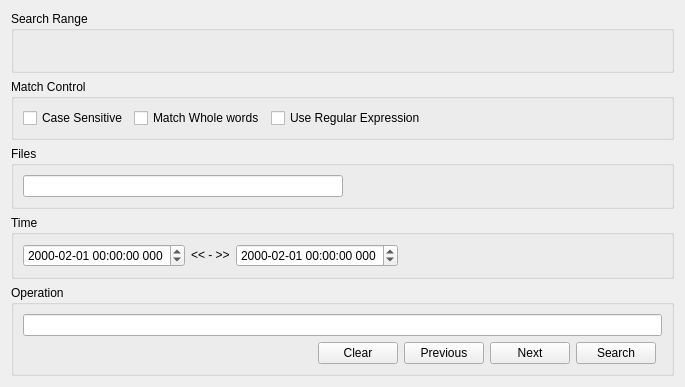
<?xml version="1.0" encoding="UTF-8"?>
<!-- SPDX-FileCopyrightText: 2025 zhang hongyuan <2063218120@qq.com> -->
<!-- SPDX-License-Identifier: MIT -->
<ui version="4.0">
 <class>SearchWG</class>
 <widget class="QWidget" name="SearchWG">
  <property name="geometry">
   <rect>
    <x>0</x>
    <y>0</y>
    <width>685</width>
    <height>387</height>
   </rect>
  </property>
  <property name="windowTitle">
   <string>Form</string>
  </property>
  <layout class="QVBoxLayout" name="verticalLayout">
   <item>
    <widget class="QGroupBox" name="search_range_groupBox">
     <property name="title">
      <string>Search Range</string>
     </property>
    </widget>
   </item>
   <item>
    <widget class="QGroupBox" name="match_control_groupBox">
     <property name="title">
      <string>Match Control</string>
     </property>
     <layout class="QHBoxLayout" name="horizontalLayout_3">
      <item>
       <widget class="QCheckBox" name="case_sensitive_cbx">
        <property name="text">
         <string>Case Sensitive</string>
        </property>
       </widget>
      </item>
      <item>
       <widget class="QCheckBox" name="match_whole_word_cbx">
        <property name="text">
         <string>Match Whole words</string>
        </property>
       </widget>
      </item>
      <item>
       <widget class="QCheckBox" name="use_regular_express_cbx">
        <property name="text">
         <string>Use Regular Expression</string>
        </property>
       </widget>
      </item>
      <item>
       <spacer name="horizontalSpacer">
        <property name="orientation">
         <enum>Qt::Horizontal</enum>
        </property>
        <property name="sizeHint" stdset="0">
         <size>
          <width>280</width>
          <height>20</height>
         </size>
        </property>
       </spacer>
      </item>
     </layout>
    </widget>
   </item>
   <item>
    <widget class="QGroupBox" name="file_groupBox">
     <property name="title">
      <string>Files</string>
     </property>
     <layout class="QHBoxLayout" name="horizontalLayout_4" stretch="1,1">
      <item>
       <widget class="QLineEdit" name="file_filter_le"/>
      </item>
      <item>
       <spacer name="horizontalSpacer_4">
        <property name="orientation">
         <enum>Qt::Horizontal</enum>
        </property>
        <property name="sizeType">
         <enum>QSizePolicy::Preferred</enum>
        </property>
        <property name="sizeHint" stdset="0">
         <size>
          <width>341</width>
          <height>20</height>
         </size>
        </property>
       </spacer>
      </item>
     </layout>
    </widget>
   </item>
   <item>
    <widget class="QGroupBox" name="time_groupBox">
     <property name="title">
      <string>Time</string>
     </property>
     <layout class="QHBoxLayout" name="horizontalLayout">
      <item>
       <widget class="QDateTimeEdit" name="start_time_dte">
        <property name="dateTime">
         <datetime>
          <hour>0</hour>
          <minute>0</minute>
          <second>0</second>
          <year>2000</year>
          <month>2</month>
          <day>1</day>
         </datetime>
        </property>
        <property name="displayFormat">
         <string>yyyy-MM-dd HH:mm:ss zzz</string>
        </property>
       </widget>
      </item>
      <item>
       <widget class="QLabel" name="label">
        <property name="text">
         <string>&lt;&lt; - &gt;&gt;</string>
        </property>
       </widget>
      </item>
      <item>
       <widget class="QDateTimeEdit" name="end_time_dte">
        <property name="dateTime">
         <datetime>
          <hour>0</hour>
          <minute>0</minute>
          <second>0</second>
          <year>2000</year>
          <month>2</month>
          <day>1</day>
         </datetime>
        </property>
        <property name="displayFormat">
         <string>yyyy-MM-dd HH:mm:ss zzz</string>
        </property>
       </widget>
      </item>
      <item>
       <spacer name="horizontalSpacer_3">
        <property name="orientation">
         <enum>Qt::Horizontal</enum>
        </property>
        <property name="sizeHint" stdset="0">
         <size>
          <width>358</width>
          <height>20</height>
         </size>
        </property>
       </spacer>
      </item>
     </layout>
    </widget>
   </item>
   <item>
    <widget class="QGroupBox" name="operation_groupBox">
     <property name="title">
      <string>Operation</string>
     </property>
     <layout class="QGridLayout" name="gridLayout">
      <item row="1" column="1">
       <spacer name="horizontalSpacer_2">
        <property name="orientation">
         <enum>Qt::Horizontal</enum>
        </property>
        <property name="sizeHint" stdset="0">
         <size>
          <width>484</width>
          <height>20</height>
         </size>
        </property>
       </spacer>
      </item>
      <item row="1" column="3">
       <widget class="QPushButton" name="before_btn">
        <property name="text">
         <string>Previous</string>
        </property>
       </widget>
      </item>
      <item row="1" column="4">
       <widget class="QPushButton" name="next_btn">
        <property name="text">
         <string>Next</string>
        </property>
       </widget>
      </item>
      <item row="1" column="5">
       <widget class="QPushButton" name="search_btn">
        <property name="text">
         <string>Search</string>
        </property>
       </widget>
      </item>
      <item row="0" column="0" colspan="7">
       <widget class="QLineEdit" name="search_le">
        <property name="clearButtonEnabled">
         <bool>true</bool>
        </property>
       </widget>
      </item>
      <item row="1" column="0">
       <widget class="QLabel" name="status_lb">
        <property name="text">
         <string/>
        </property>
       </widget>
      </item>
      <item row="1" column="2">
       <widget class="QPushButton" name="clear_btn">
        <property name="text">
         <string>Clear</string>
        </property>
       </widget>
      </item>
     </layout>
    </widget>
   </item>
  </layout>
 </widget>
 <resources/>
 <connections/>
</ui>
